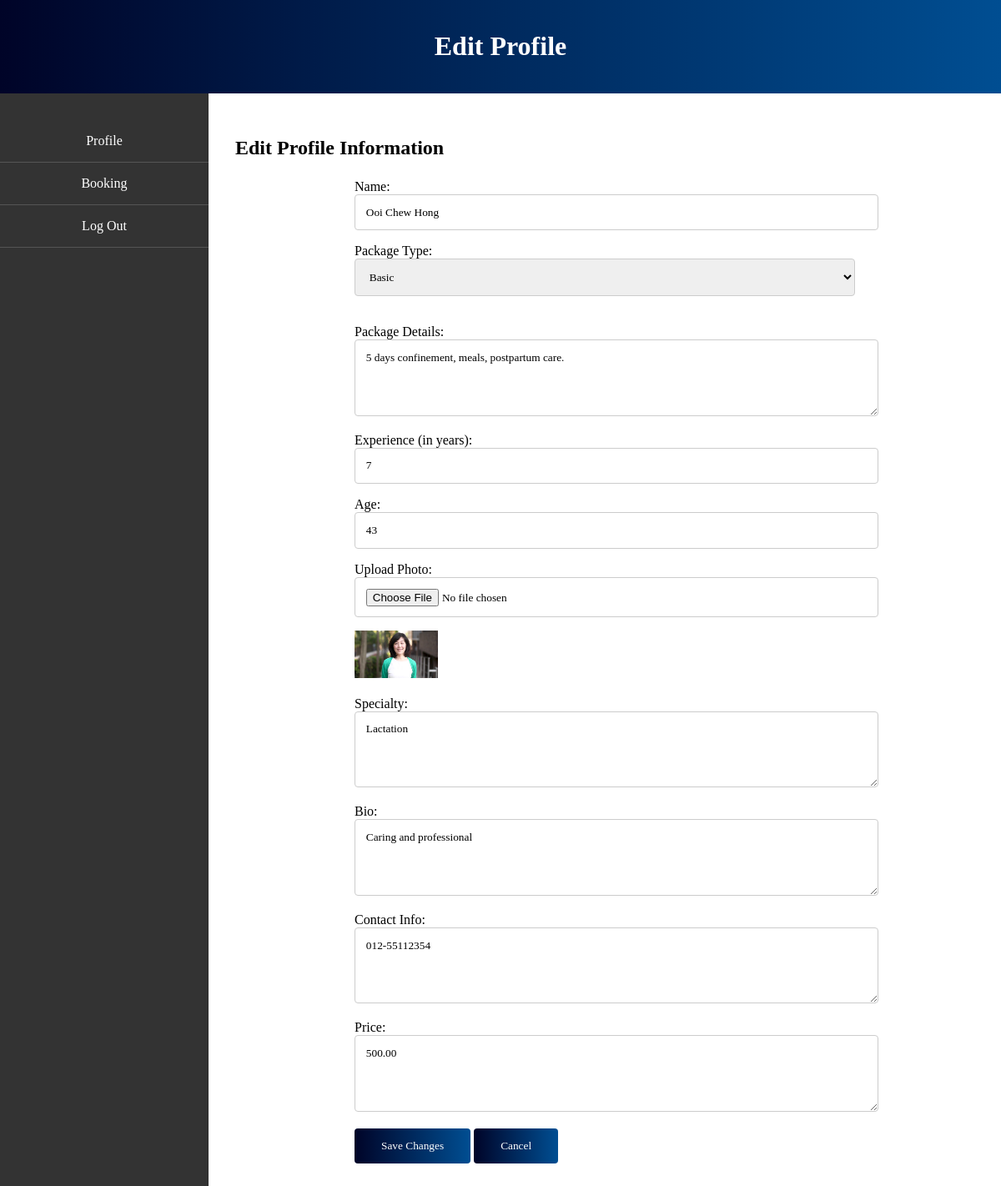
The page /staff_edit.php (signed in) on the database its author committed.
### tables this page shows
CREATE TABLE `ladies` (
  `id` int(11) NOT NULL,
  `name` varchar(255) NOT NULL,
  `package_type` enum('Basic','Premium') NOT NULL,
  `package_details` text NOT NULL,
  `experience` int(11) NOT NULL,
  `price` decimal(10,2) DEFAULT NULL,
  `age` int(11) NOT NULL,
  `photo_url` varchar(255) DEFAULT NULL,
  `specialty` varchar(255) DEFAULT NULL,
  `bio` text DEFAULT NULL,
  `contact_info` varchar(255) DEFAULT NULL,
  `password` varchar(255) NOT NULL
);

### staff_edit.php (the view, shortened to what this page needs)
<?php
$servername = "localhost";
$username = "root";
$password = "";
$dbname = "kangaroocare";
$conn = new mysqli($servername, $username, $password, $dbname);
$ladies_id = $_SESSION['ladies_id'];
$sql = "SELECT * FROM ladies WHERE id = $ladies_id";
$result = $conn->query($sql);
if ($result->num_rows > 0) {
    $ladies = $result->fetch_assoc();
} else {
    echo "Profile not found.";
    exit;
}
?>
<!DOCTYPE html>
<html lang="en">
<head>
</head>
<body>
    <header>
        <h1>Edit Profile</h1>
    </header>
    <div class="dashboard">
        <div class="menu">
            <ul>
                <li><a href="staff_profile.php">Profile</a></li>
                <li><a href="?page=booking">Booking</a></li>
                <li><a href="logout.php">Log Out</a></li>
            </ul>
        </div>
        <div class="content">
            <h2>Edit Profile Information</h2>
            <form action="" method="POST" enctype="multipart/form-data" class="profile-form">
                <label for="name">Name:</label>
                <input type="text" id="name" name="name" value="<?php echo htmlspecialchars($ladies['name']); ?>" required>
                <label for="package_type">Package Type:</label>
                <select id="package_type" name="package_type" required>
                    <option value="Basic" <?php if ($ladies['package_type'] == 'Basic') echo 'selected'; ?>>Basic</option>
                </select><br><br>
                <label for="package_details">Package Details:</label>
                <textarea id="package_details" name="package_details" rows="4" required><?php echo htmlspecialchars($ladies['package_details']); ?></textarea>
                <label for="experience">Experience (in years):</label>
                <input type="text" id="experience" name="experience" value="<?php echo htmlspecialchars($ladies['experience']); ?>" required>
                <label for="age">Age:</label>
                <input type="text" id="age" name="age" value="<?php echo htmlspecialchars($ladies['age']); ?>" required>
                <label for="photo_url">Upload Photo:</label>
                <input type="file" id="photo_url" name="photo_url" accept="image/*">
                <img src="image/<?php echo htmlspecialchars($ladies['photo_url']); ?>" alt="Current Photo" width="100"><br><br>
                <label for="specialty">Specialty:</label>
                <textarea id="specialty" name="specialty" rows="4" required><?php echo htmlspecialchars($ladies['specialty']); ?></textarea>
                <label for="bio">Bio:</label>
                <textarea id="bio" name="bio" rows="4" required><?php echo htmlspecialchars($ladies['bio']); ?></textarea>
                <label for="contact_info">Contact Info:</label>
                <textarea id="contact_info" name="contact_info" rows="4" required><?php echo htmlspecialchars($ladies['contact_info']); ?></textarea>
                <label for="price">Price:</label>
                <textarea id="price" name="price" rows="4" required><?php echo htmlspecialchars($ladies['price']); ?></textarea>
                <button type="submit" name="update">Save Changes</button>
                <a href="staff_profile.php"><button type="button" class="cancel-button">Cancel</button></a>
                </form>
        </div>
    </div>
</body>
</html>

### staff_edit.php (style rules this page uses)
body { font-family: 'Poppins', sans-serif; margin: 0; padding: 0; background: #f5f5f5; font-family: Georgia, 'Times New Roman', Times, serif; }
header { background: linear-gradient(to right, #000428, #004e92); color: white; padding: 1rem; text-align: center; }
.dashboard { display: flex; min-height: 100vh; }
.menu { width: 250px; background-color: #333; color: white; padding-top: 1rem; }
.menu ul { list-style-type: none; padding: 0; }
.menu ul li { padding: 1rem; text-align: center; border-bottom: 1px solid #555; }
.menu ul li a { text-decoration: none; color: white; display: block; }
.content { flex: 1; padding: 2rem; background-color: #fff; box-shadow: 0 4px 6px rgba(0, 0, 0, 0.1); font-family: Georgia, 'Times New Roman', Times, serif; }
.content h2 { margin-bottom: 1.5rem; font-family: Georgia, 'Times New Roman', Times, serif; }
.profile-form { max-width: 600px; margin: 0 auto; }
.profile-form input, .profile-form select, .profile-form textarea { width: 100%; padding: 0.8rem; margin-bottom: 1rem; border: 1px solid #ccc; border-radius: 4px; font-family: Georgia, 'Times New Roman', Times, serif; }
.profile-form button { background: linear-gradient(to right, #000428, #004e92); color: white; padding: 0.8rem 2rem; border: none; border-radius: 4px; cursor: pointer; font-family: Georgia, 'Times New Roman', Times, serif; }

### rows shown on the page
ladies: name "Ooi Chew Hong", package_type "Basic", package_details "5 days confinement, meals, postpartum care.", experience "7", age "43", photo_url (picture), specialty "Lactation", bio "Caring and professional", contact_info "012-55112354", price "500.00"
